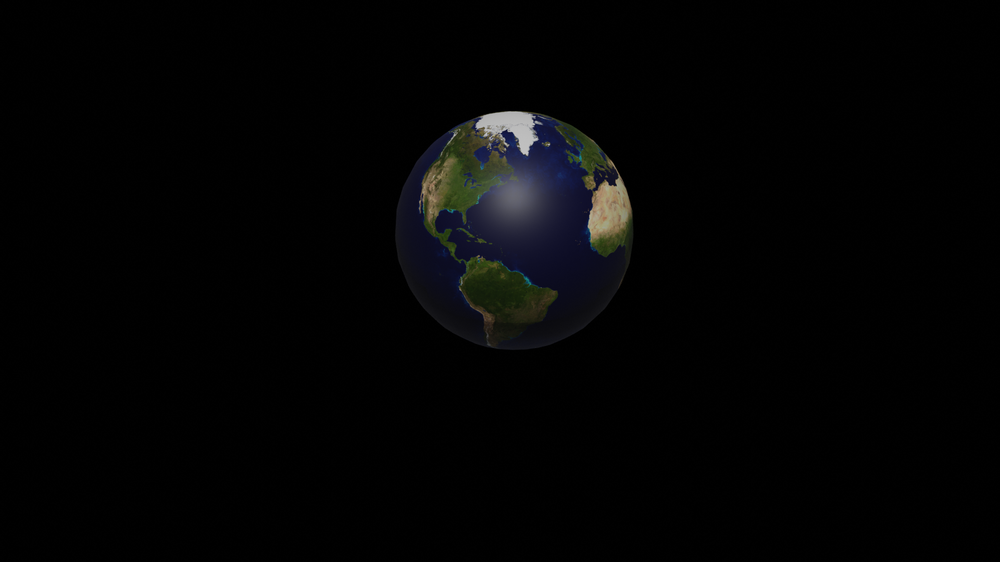
#> input picture world_rotate/trans_01.png, 1000 x 562 px, shrunk from 1920 x 1080 before the run
$ jupyter execute --allow-errors volume-test-Copy1.ipynb   (older library calls are emulated)
#> lines starting #> are read from the running program, lines starting #| are printed output that depends on the picture; long printed decimals are rounded
[cell 1]
# Starter code (run this first)
import cv2 as cv
import matplotlib.pyplot as plt
import numpy as np
from PIL import Image, ImageOps

[cell 2]
def load_image(filepath):
    """Loads an image into a numpy array.
    Note: image will have 3 color channels [r, g, b]."""
    img = np.float32(Image.open(filepath))
    #img = ImageOps.grayscale(img)
    return cv.normalize(img, None, 0, 255, cv.NORM_MINMAX).astype('uint8')
    #return (np.asarray(img).astype('uint8')/255)[:, :, :3]

[cell 3]
sift = cv.SIFT_create() # sift detector uses difference of gaussian for feature detection

# get feature matches between two images using SIFT
def get_point_matches(img1, img2):
    """Returns matches as array: (feature track, image, coord)"""

    # find the keypoints and descriptors with SIFT
    kp1, des1 = sift.detectAndCompute(img1, None)
    kp2, des2 = sift.detectAndCompute(img2, None)

    FLANN_INDEX_KDTREE = 1
    index_params = dict(algorithm=FLANN_INDEX_KDTREE, trees=10)
    search_params = dict(checks=100)
    flann = cv.FlannBasedMatcher(index_params,search_params)
    matches = flann.knnMatch(des1, des2, k=2)
    good = []
    pts1 = []
    pts2 = []
    # ratio test as per Lowe's paper
    for i,(m,n) in enumerate(matches):
        if m.distance < 0.85*n.distance:
            good.append(m)
            pts2.append(kp2[m.trainIdx].pt)
            pts1.append(kp1[m.queryIdx].pt)

    pts1 = np.int32(pts1)
    pts2 = np.int32(pts2)
    F, mask = cv.findFundamentalMat(pts1, pts2, cv.FM_LMEDS)
    # We select only inlier points
    pts1 = pts1[mask.ravel()==1]
    pts2 = pts2[mask.ravel()==1]

    pt1 = np.append(pts1[0],1)
    pt2 = np.append(pts2[0],1)
    epi_cnst = np.transpose(pt2)@F@pt1
    print("Epipolar constraint is ", epi_cnst)

    f = 0.05
    K1 = [[f, 0, img1.shape[0]/2],
     [0, f, img1.shape[1]/2],
     [0, 0, 1]]

    K2 = [[f, 0, img1.shape[0]/2 + .00918],
     [0, f, img1.shape[1]/2 + .00246],
     [0, 0, 1]]


    E_mat = np.transpose(K2)@F@K1
    u, s, vh = np.linalg.svd(E_mat, full_matrices=False)
    newE = u@np.eye(3)@np.transpose(vh)
    u, s, vh = np.linalg.svd(newE, full_matrices=False)

    W = np.eye(3)

    R1 = u@W@np.transpose(vh)
    R2 = u@np.transpose(W)@np.transpose(vh)
    print("u is ", u)

    u = np.array(u)
    t1 = u[:,-1]
    t2 = -u[:,-1]


    return np.stack((pts1, pts2), axis=1), pts1, pts2, F, R1, R2, t1, t2
# combine feature matches
def combine_matches(matches_a, matches_b):
    """Assumes that the 0'th image is the same between them."""
    combined_matches = []
    for ii in range(matches_a.shape[0]):
        ma0 = matches_a[ii, 0]
        # Find the match in b
        mi = np.where((matches_b[:, 0] == ma0).all(axis=1))[0]

        # If a match is found, add to the array
        if mi.size > 0:
            ma = matches_a[ii]
            mb = matches_b[int(mi[0])]
            combined_matches.append(np.concatenate(
                (ma, mb[1:]), axis=0))

    return np.array(combined_matches)

[cell 4]
def visualize_matches(img_a, img_b, matches, ax=None):
    #if ax is None:
        #fig = plt.figure(figsize=(20,20))
        #ax = plt.gca()

    sa = img_a.shape
    sb = img_b.shape
    sp = 40
    off = sa[1]+sp

    merged_imgs = np.zeros(
        (max(sa[0], sb[0]), sa[1]+sb[1]+sp),
        dtype=np.float)
    merged_imgs[0:sa[0], 0:sa[1]] = img_a
    merged_imgs[0:sb[0], sa[1]+sp:] = img_b
    #ax.imshow(merged_imgs)

    #for m in matches:
        #ax.plot([m[0][0], m[1][0]+off], [m[0][1], m[1][1]], 'r', alpha=0.5)

def get_match_colors(image_c, combined_matches):
    colors = []
    nm = combined_matches.shape[0]
    for mi in range(nm):
        m = combined_matches[mi, 0, :]
        colors.append(image_c[m[1]-1:m[1]+2,
                              m[0]-1:m[0]+2].sum(axis=0).sum(axis=0)/9)

    return colors

[cell 5]
def rectify_two(test1,test2,pts1,pts2, F):
    png = "1.png"
    h1,w1 = test1.shape
    h2,w2 = test2.shape
    _, H1, H2 = cv.stereoRectifyUncalibrated(np.float32(pts1), np.float32(pts2), F, imgSize=(w1,h1))

    img1_rectified = cv.warpPerspective(test1, H1, (w1,h1))
    img2_rectified = cv.warpPerspective(test2, H2, (w2,h2))

    #fig, axes = plt.subplots(1,2, figsize=(15, 10))
    #axes[0].imshow(img1_rectified, cmap="gray")
    #axes[1].imshow(img2_rectified, cmap='gray')
    #axes[0].axhline(400)
    #axes[1].axhline(400)
    #axes[0].axhline(600)
    #axes[1].axhline(600)


    return img1_rectified, img2_rectified

[cell 6]
def set_points(three_images_arr, i, depth_map):
    if len(three_images_arr) != 3:
        raise ValueError('Array must have 3 images')
    test1 = cv.imread(three_images_arr[0],0)
    test2 = cv.imread(three_images_arr[1],0)
    test3 = cv.imread(three_images_arr[2],0)
    matches1, pts1,pts2,F,R1,R2,t1,t2 = get_point_matches(test1, test2)
    matches2, pts1_1,pts2_1,F_1,R1_1,R2_1,t1_1,t2_1 = get_point_matches(test1, test3)

    visualize_matches(test1, test2, matches1, ax=None)
    visualize_matches(test1, test3, matches2, ax=None)

    img1_rectified, img2_rectified = rectify_two(test1,test2,pts1,pts2, F)
    img1_rectified, img3_rectified = rectify_two(test1,test3,pts1_1,pts2_1, F_1)

    combined_matches = combine_matches(np.array(matches1), np.array(matches2))
    colors = get_match_colors(load_image(three_images_arr[0]), combined_matches)

    return combined_matches, colors, img1_rectified, img2_rectified, img3_rectified, R1,R2,t1,t2,R1_1,R2_1,t1_1,t2_1

[cell 7]
test1 = load_image('./world_rotate/trans_01.png')
#fig1 = plt.figure()
#plt.imshow(test1[:, :, 0])

#fig2 = plt.figure()
test2 = load_image('./world_rotate/trans_02.png')
#> call 2 of load_image, with filepath = './world_rotate/trans_02.png'
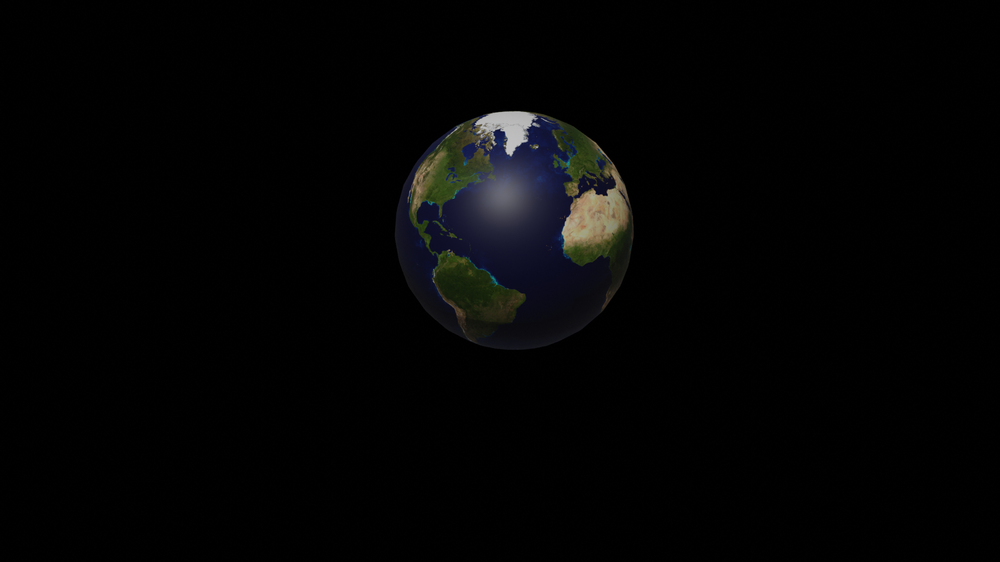
#> input picture world_rotate/trans_02.png, 1000 x 562 px, shrunk from 1920 x 1080 before the run
#plt.imshow(test2[:, :, 0])

#fig3 = plt.figure()
test3 = load_image('./world_rotate/trans_03.png')
#> call 3 of load_image, with filepath = './world_rotate/trans_03.png'
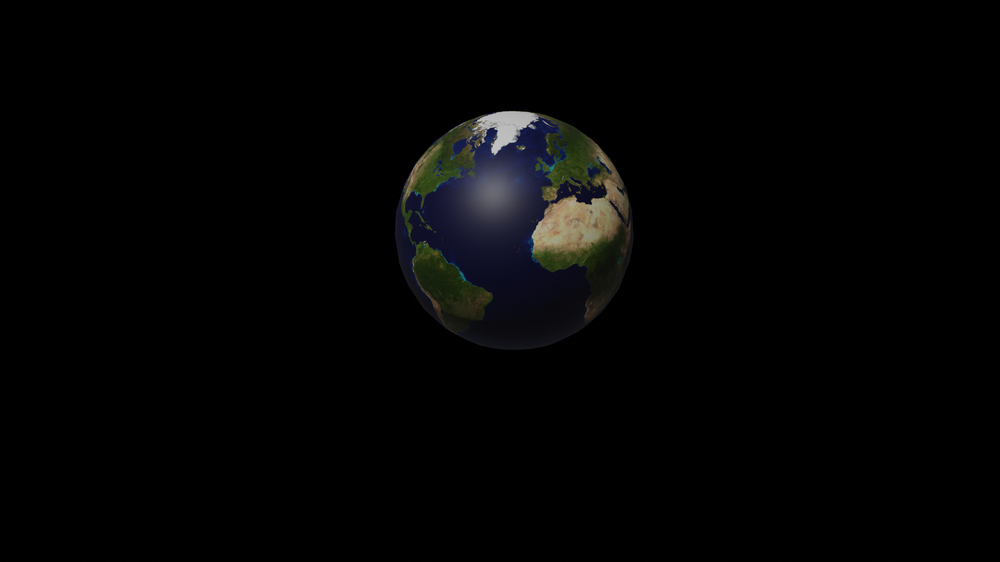
#> input picture world_rotate/trans_03.png, 1000 x 562 px, shrunk from 1920 x 1080 before the run
#plt.imshow(test3[:, :, 0])

depth_map = cv.imread('./world_rotate/depth_map_world.png')
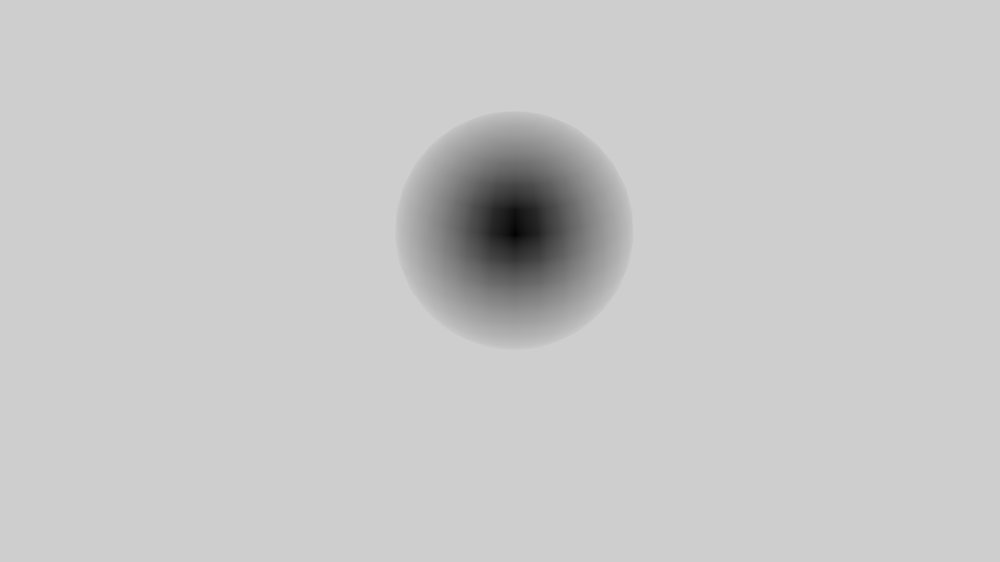
#> input picture world_rotate/depth_map_world.png, 1000 x 562 px, shrunk from 1920 x 1080 before the run
#> depth_map is the input picture: shape (562, 1000, 3); min 0, max 207, mean 200.4
depth_map = cv.cvtColor(depth_map, cv.COLOR_BGR2GRAY)
#> depth_map: shape (562, 1000)

#fig1 = plt.figure()
#plt.imshow(depth_map)

[cell 8]
three_images =  ['./world_rotate/trans_01.png','./world_rotate/trans_02.png','./world_rotate/trans_03.png']
X, colors, img1_rectified, img2_rectified, img3_rectified, R1,R2,t1,t2, R1_1,R2_1,t1_1,t2_1 = set_points(three_images, 0, depth_map)
#> in set_points, `test3 = cv.imread(three_images_arr[2],0)`:
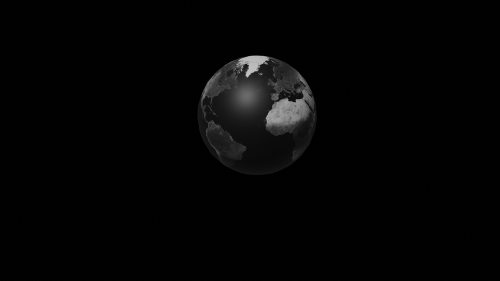
#> test3: shape (562, 1000) (shown at 1/2 size); min 0, max 201, mean 4.1
#> in get_point_matches, `kp1, des1 = sift.detectAndCompute(img1, None)`: kp1 = 149 keypoints; strongest (x, y, size): (521, 126, 22.8), (492, 123, 17.3), (526, 140, 13.1), (524, 149, 6.7)
#> in get_point_matches, `kp2, des2 = sift.detectAndCompute(img2, None)`: kp2 = 171 keypoints; strongest (x, y, size): (514, 126, 24.5), (594, 220, 39.8), (510, 149, 6.8), (489, 122, 13.9)
#> in get_point_matches, `matches = flann.knnMatch(des1, des2, k=2)`: matches = 149 matches
#> the loop in get_point_matches, `for i,(m,n) in enumerate(matches):` made 149 passes
#> after the loop in get_point_matches, `for i,(m,n) in enumerate(matches):`: good = 82 matches; pts1 = 82 pairs, first value 420.3 to 614.1, second value 120.9 to 309.8; pts2 = 82 pairs, first value 414.2 to 631.9, second value 121.5 to 303.8
#> in get_point_matches, `pts1 = np.int32(pts1)`: pts1 = 82 pairs, first value 420 to 614, second value 120 to 309
#> in get_point_matches, `pts2 = np.int32(pts2)`: pts2 = 82 pairs, first value 414 to 631, second value 121 to 303
#> in get_point_matches, `F, mask = cv.findFundamentalMat(pts1, pts2, cv.FM_LMEDS)`: F = [[-8.25e-06, -0.000107, 0.00934], [8.95e-05, -1.33e-05, 0.0484], [-0.00719, -0.0374, 1]]; mask = 82 values, max 1 at index 1, min 0 at index 0, mean 0.841
#> in get_point_matches, `pts1 = pts1[mask.ravel()==1]`: pts1 = 69 pairs, first value 423 to 614, second value 123 to 309
#> in get_point_matches, `pts2 = pts2[mask.ravel()==1]`: pts2 = 69 pairs, first value 414 to 599, second value 122 to 303
#> in get_point_matches, `pt1 = np.append(pts1[0],1)`: pt1 = [423, 191, 1]
#> in get_point_matches, `pt2 = np.append(pts2[0],1)`: pt2 = [414, 182, 1]
#> in get_point_matches, `epi_cnst = np.transpose(pt2)@F@pt1`: epi_cnst = -0.00959
#| Epipolar constraint is  -0.00959
#> in get_point_matches, `E_mat = np.transpose(K2)@F@K1`: E_mat = [[-2.06e-08, -2.68e-07, -0.00233], [2.24e-07, -3.33e-08, 0.00334], [0.00176, -0.00371, 0.624]]
#> in get_point_matches, `u, s, vh = np.linalg.svd(E_mat, full_matrices=False)`: u = [[-0.00373, 0.58, 0.815], [0.00536, -0.815, 0.58], [1, 0.00653, -6.41e-05]]; s = [0.624, 2.69e-05, 3.46e-19]; vh = [[0.00282, -0.00594, 1], [0.421, -0.907, -0.00658], [0.907, 0.421, -5.65e-05]]
#> in get_point_matches, `newE = u@np.eye(3)@np.transpose(vh)`: newE = [[0.811, -0.533, 0.241], [0.585, 0.737, -0.338], [0.00272, 0.415, 0.91]]
#> in get_point_matches, `u, s, vh = np.linalg.svd(newE, full_matrices=False)`: u = [[0.444, 0.38, -0.811], [-0.613, -0.531, -0.585], [-0.653, 0.757, -0.00272]]; s = [1, 1, 1]; vh = [[0, -0.96, -0.28], [0, -0.28, 0.96], [-1, 0, 0]]
#> in get_point_matches, `R1 = u@W@np.transpose(vh)`: R1 = [[-0.138, -0.885, -0.444], [0.674, -0.413, 0.613], [-0.726, -0.215, 0.653]]
#> in get_point_matches, `R2 = u@np.transpose(W)@np.transpose(vh)`: R2 has the same summary as R1
#| u is  [[ 0.4442  0.3803  -0.8112]
#|  [-0.6131 -0.5312 -0.5848]
#|  [-0.6533  0.7571 -0.002719]]
#> in get_point_matches, `t1 = u[:,-1]`: t1 = [-0.811, -0.585, -0.00272]
#> in get_point_matches, `t2 = -u[:,-1]`: t2 = [0.811, 0.585, 0.00272]
#> in set_points, `matches1, pts1,pts2,F,R1,R2,t1,t2 = get_point_matches(test1, test2)`: R2 has the same summary as R1 in get_point_matches; t1 = [-0.811, -0.585, -0.00272]; t2 = [0.811, 0.585, 0.00272]
#> in get_point_matches (call 2), `kp2, des2 = sift.detectAndCompute(img2, None)`: kp2 = 154 keypoints; strongest (x, y, size): (507, 125, 24.1), (495, 148, 6.5), (492, 133, 7.6), (524, 119, 12.6)
#> the loop in get_point_matches (call 2), `for i,(m,n) in enumerate(matches):` made 149 passes
#> after the loop in get_point_matches (call 2), `for i,(m,n) in enumerate(matches):`: good = 53 matches; pts1 = 53 pairs, first value 420.3 to 615, second value 121.9 to 309.8; pts2 = 53 pairs, first value 417.7 to 629.7, second value 118.8 to 296.5
#| Epipolar constraint is  -4.440892098500626e-16
#| u is  [[-1.89235779e-01 -5.12355337e-01 -8.37664508e-01]
#|  [-2.89907575e-01 -7.85897869e-01  5.46185076e-01]
#|  [-9.38159591e-01  3.46203045e-01  1.84302069e-04]]
#> in set_points, `matches2, pts1_1,pts2_1,F_1,R1_1,R2_1,t1_1,t2_1 = get_point_matches(te..`: pts1_1 = 36 pairs, first value 467 to 614, second value 134 to 294; pts2_1 = 36 pairs, first value 417 to 578, second value 136 to 296; F_1 = [[2.96e-06, 1.31e-05, -0.00483], [-1.4e-05, 3.81e-06, 0.00914], [0.00144, -0.00976, 1]]; R1_1 = [[-0.937, 0.294, 0.189], [0.339, 0.895, 0.29], [0.0841, -0.336, 0.938]]; R2_1 has the same summary as R1_1; t1_1 = [-0.838, 0.546, 0.000184]; t2_1 = [0.838, -0.546, -0.000184]
#> in visualize_matches, `merged_imgs[0:sb[0], sa[1]+sp:] = img_b`:
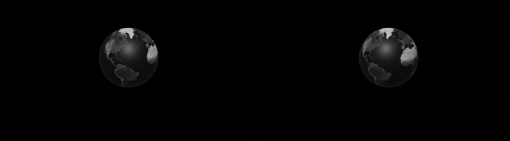
#> merged_imgs: shape (562, 2040) float64 (shown at 1/4 size); min 0, max 199, mean 3.9
#> in rectify_two, `_, H1, H2 = cv.stereoRectifyUncalibrated(np.float32(pts1), np.float32(..`: H1 = [[-0.0552, -0.00715, 12.07], [-0.00446, -0.04, 2.76], [-3.57e-05, -6.17e-06, -0.0179]]; H2 = [[1.51, 0.41, -369.9], [0.0428, 1.05, -34.84], [0.00109, 0.000296, 0.372]]
#> in rectify_two, `img1_rectified = cv.warpPerspective(test1, H1, (w1,h1))`:
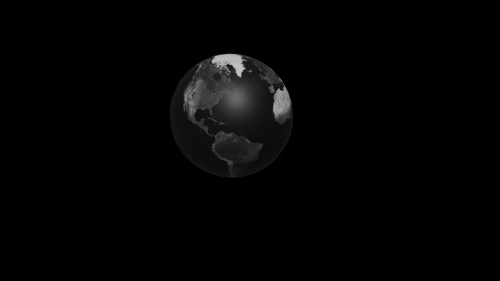
#> img1_rectified: shape (562, 1000) (shown at 1/2 size); min 0, max 195, mean 4
#> in rectify_two (call 2), `_, H1, H2 = cv.stereoRectifyUncalibrated(np.float32(pts1), np.float32(..`: H1 = [[-0.0187, 0.00736, 13.27], [-0.011, 0.0159, 4.48], [-5.36e-05, 2.59e-05, 0.0327]]; H2 = [[-1.82, 0.369, 1308.7], [-1.37, 1.3, 602.7], [-0.00561, 0.00113, 3.49]]
#> in rectify_two (call 2), `img2_rectified = cv.warpPerspective(test2, H2, (w2,h2))`:
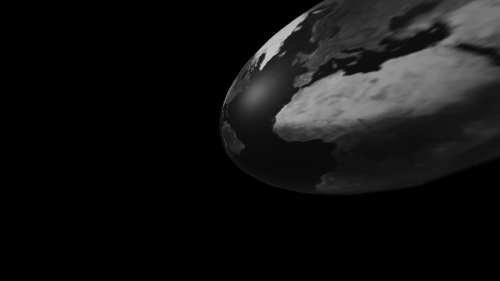
#> img2_rectified: shape (562, 1000) (shown at 1/2 size); min 0, max 197, mean 18.9
#> the loop in combine_matches, `for ii in range(matches_a.shape[0]):` made 69 passes
#> (mi, ma, mb) on passes 19, 20, 22, 26, 28, 30, 31: ([0], [[467, 263], [439, 256]], [[467, 263], [417, 246]]), ([1], [[470, 235], [443, 229]], [[470, 235], [422, 220]]), ([2], [[479, 258], [449, 252]], [[479, 258], [425, 243]]), ([3], [[490, 134], [483, 131]], [[490, 134], [546, 173]]), ([4], [[494, 264], [463, 260]], [[494, 264], [435, 252]]), ([5], [[499, 152], [485, 150]], [[499, 152], [473, 146]]), ([6], [[499, 141], [489, 139]], [[499, 141], [480, 136]])
#> after the loop in combine_matches, `for ii in range(matches_a.shape[0]):`: combined_matches = 35 items
#> in get_match_colors, `colors = []`: colors = []
#> the loop in get_match_colors, `for mi in range(nm):` made 35 passes
#> m on passes 1 to 8: [467, 263], [470, 235], [479, 258], [490, 134], [494, 264], [499, 152], [499, 141], [502, 275]
#> after the loop in get_match_colors, `for mi in range(nm):`: colors = 35 items, first 6: [65.11, 98.67, 47.22], [72, 90.89, 40.44], [72.11, 86.56, 78.89], [118.7, 114, 107.7], [104, 105.6, 43.67], [46.22, 48.33, 86.44]
#> R2 has the same summary as R1 in get_point_matches; t1 = [-0.811, -0.585, -0.00272]; t2 = [0.811, 0.585, 0.00272]; R2_1 has the same summary as R1_1 in set_points; t1_1 = [-0.838, 0.546, 0.000184]; t2_1 = [0.838, -0.546, -0.000184]

[cell 9]
X[0:5]

[cell 10]
def get_depth_2(img1_rectified, img2_rectified):
    stereoSGBM = cv.StereoSGBM_create(minDisparity=0,
                                   numDisparities = 64,
                                   blockSize = 3,
                                   P1 = 8*1*3*3,
                                   P2 = 32*1*3*3
                                  )
    dispSGBM = stereoSGBM.compute(img1_rectified, img2_rectified).astype(np.float32) / 16
    #fig1 = plt.figure()
    #plt.imshow(dispSGBM, 'gray')
    #plt.colorbar()

    stereoBM = cv.StereoBM_create(numDisparities=16, blockSize=15)
    dispBM = stereoBM.compute(img1_rectified, img2_rectified)

    #fig2 = plt.figure()
    #plt.imshow(dispBM, 'gray')
    #plt.colorbar()
dispSGBM_1 = get_depth_2(img1_rectified, img2_rectified)

dispSGBM_2 = get_depth_2(img2_rectified, img3_rectified)
#> in get_depth_2 (call 2), `dispBM = stereoBM.compute(img1_rectified, img2_rectified)`:
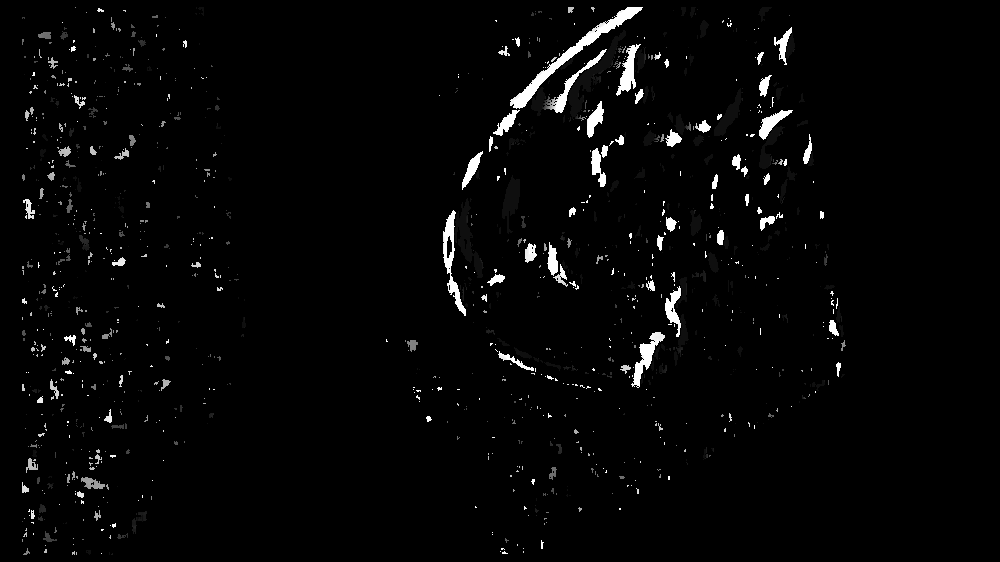
#> dispBM: shape (562, 1000) int16; min -16, max 240, mean -9.9; drawn with min black and max white

[cell 11]
depth_map = cv.imread('./world_rotate/depth_map_world.png',0)

[cell 12]
from mpl_toolkits.mplot3d import Axes3D
import numpy as np
import matplotlib.pyplot as plt
N1 = test1.shape[0]
N2 = test1.shape[1]
N3 = test1.shape[0]
#> (the rest of this cell did not finish here and is left out)

[cell 13]
pa = [np.array(i) for i in X[:,0].tolist()]
#> pa = 35 pairs, first value 467 to 614, second value 134 to 294
pb = [np.array(i) for i in X[:,1].tolist()]
#> pb = 35 pairs, first value 439 to 599, second value 131 to 297
pc = [np.array(i) for i in X[:,2].tolist()]
#> pc = 35 pairs, first value 417 to 578, second value 136 to 296
